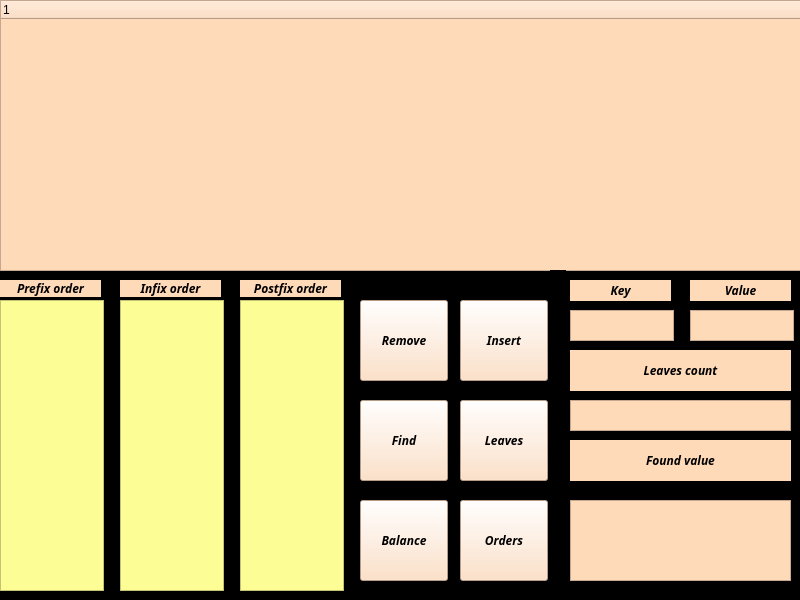
<?xml version="1.0" encoding="UTF-8"?>
<ui version="4.0">
 <class>MainWindow</class>
 <widget class="QMainWindow" name="MainWindow">
  <property name="geometry">
   <rect>
    <x>0</x>
    <y>0</y>
    <width>800</width>
    <height>600</height>
   </rect>
  </property>
  <property name="minimumSize">
   <size>
    <width>800</width>
    <height>600</height>
   </size>
  </property>
  <property name="maximumSize">
   <size>
    <width>800</width>
    <height>600</height>
   </size>
  </property>
  <property name="windowTitle">
   <string>MainWindow</string>
  </property>
  <property name="styleSheet">
   <string notr="true">background-color:black</string>
  </property>
  <widget class="QWidget" name="centralwidget">
   <widget class="QTextBrowser" name="pref">
    <property name="geometry">
     <rect>
      <x>0</x>
      <y>300</y>
      <width>104</width>
      <height>291</height>
     </rect>
    </property>
    <property name="styleSheet">
     <string notr="true">background-color: #FDFD96</string>
    </property>
   </widget>
   <widget class="QLabel" name="label">
    <property name="geometry">
     <rect>
      <x>0</x>
      <y>280</y>
      <width>101</width>
      <height>17</height>
     </rect>
    </property>
    <property name="font">
     <font>
      <family>Waree</family>
      <weight>75</weight>
      <italic>true</italic>
      <bold>true</bold>
     </font>
    </property>
    <property name="styleSheet">
     <string notr="true">background-color: #FFDAB9</string>
    </property>
    <property name="text">
     <string>Prefix order</string>
    </property>
    <property name="alignment">
     <set>Qt::AlignCenter</set>
    </property>
   </widget>
   <widget class="QLabel" name="label_2">
    <property name="geometry">
     <rect>
      <x>120</x>
      <y>280</y>
      <width>101</width>
      <height>17</height>
     </rect>
    </property>
    <property name="font">
     <font>
      <family>Waree</family>
      <weight>75</weight>
      <italic>true</italic>
      <bold>true</bold>
     </font>
    </property>
    <property name="styleSheet">
     <string notr="true">background-color: #FFDAB9</string>
    </property>
    <property name="text">
     <string>Infix order</string>
    </property>
    <property name="alignment">
     <set>Qt::AlignCenter</set>
    </property>
   </widget>
   <widget class="QTextBrowser" name="inf">
    <property name="geometry">
     <rect>
      <x>120</x>
      <y>300</y>
      <width>104</width>
      <height>291</height>
     </rect>
    </property>
    <property name="styleSheet">
     <string notr="true">background-color: #FDFD96</string>
    </property>
   </widget>
   <widget class="QLabel" name="label_3">
    <property name="geometry">
     <rect>
      <x>240</x>
      <y>280</y>
      <width>101</width>
      <height>17</height>
     </rect>
    </property>
    <property name="font">
     <font>
      <family>Waree</family>
      <weight>75</weight>
      <italic>true</italic>
      <bold>true</bold>
     </font>
    </property>
    <property name="styleSheet">
     <string notr="true">background-color: #FFDAB9</string>
    </property>
    <property name="text">
     <string>Postfix order</string>
    </property>
    <property name="alignment">
     <set>Qt::AlignCenter</set>
    </property>
   </widget>
   <widget class="QTextBrowser" name="postf">
    <property name="geometry">
     <rect>
      <x>240</x>
      <y>300</y>
      <width>104</width>
      <height>291</height>
     </rect>
    </property>
    <property name="styleSheet">
     <string notr="true">background-color: #FDFD96</string>
    </property>
   </widget>
   <widget class="QTreeWidget" name="treeWidget">
    <property name="geometry">
     <rect>
      <x>0</x>
      <y>0</y>
      <width>801</width>
      <height>271</height>
     </rect>
    </property>
    <property name="styleSheet">
     <string notr="true">background-color: #FFDAB9</string>
    </property>
    <column>
     <property name="text">
      <string notr="true">1</string>
     </property>
    </column>
   </widget>
   <widget class="QPushButton" name="pushButton">
    <property name="geometry">
     <rect>
      <x>460</x>
      <y>300</y>
      <width>88</width>
      <height>81</height>
     </rect>
    </property>
    <property name="font">
     <font>
      <family>Waree</family>
      <weight>75</weight>
      <italic>true</italic>
      <bold>true</bold>
     </font>
    </property>
    <property name="styleSheet">
     <string notr="true">background-color: #FFDAB9</string>
    </property>
    <property name="text">
     <string>Insert</string>
    </property>
   </widget>
   <widget class="QTextEdit" name="key">
    <property name="geometry">
     <rect>
      <x>570</x>
      <y>310</y>
      <width>104</width>
      <height>31</height>
     </rect>
    </property>
    <property name="styleSheet">
     <string notr="true">background-color: #FFDAB9</string>
    </property>
   </widget>
   <widget class="QTextEdit" name="value">
    <property name="geometry">
     <rect>
      <x>690</x>
      <y>310</y>
      <width>104</width>
      <height>31</height>
     </rect>
    </property>
    <property name="styleSheet">
     <string notr="true">background-color: #FFDAB9</string>
    </property>
   </widget>
   <widget class="QLabel" name="label_4">
    <property name="geometry">
     <rect>
      <x>570</x>
      <y>280</y>
      <width>101</width>
      <height>21</height>
     </rect>
    </property>
    <property name="font">
     <font>
      <family>Waree</family>
      <weight>75</weight>
      <italic>true</italic>
      <bold>true</bold>
     </font>
    </property>
    <property name="styleSheet">
     <string notr="true">background-color: #FFDAB9</string>
    </property>
    <property name="text">
     <string>Key</string>
    </property>
    <property name="alignment">
     <set>Qt::AlignCenter</set>
    </property>
   </widget>
   <widget class="QLabel" name="label_5">
    <property name="geometry">
     <rect>
      <x>690</x>
      <y>280</y>
      <width>101</width>
      <height>21</height>
     </rect>
    </property>
    <property name="font">
     <font>
      <family>Waree</family>
      <weight>75</weight>
      <italic>true</italic>
      <bold>true</bold>
     </font>
    </property>
    <property name="styleSheet">
     <string notr="true">background-color: #FFDAB9</string>
    </property>
    <property name="text">
     <string>Value</string>
    </property>
    <property name="alignment">
     <set>Qt::AlignCenter</set>
    </property>
   </widget>
   <widget class="QPushButton" name="pushButton_2">
    <property name="geometry">
     <rect>
      <x>360</x>
      <y>300</y>
      <width>88</width>
      <height>81</height>
     </rect>
    </property>
    <property name="font">
     <font>
      <family>Waree</family>
      <weight>75</weight>
      <italic>true</italic>
      <bold>true</bold>
     </font>
    </property>
    <property name="styleSheet">
     <string notr="true">background-color: #FFDAB9</string>
    </property>
    <property name="text">
     <string>Remove</string>
    </property>
   </widget>
   <widget class="QPushButton" name="pushButton_3">
    <property name="geometry">
     <rect>
      <x>360</x>
      <y>400</y>
      <width>88</width>
      <height>81</height>
     </rect>
    </property>
    <property name="font">
     <font>
      <family>Waree</family>
      <weight>75</weight>
      <italic>true</italic>
      <bold>true</bold>
     </font>
    </property>
    <property name="styleSheet">
     <string notr="true">background-color: #FFDAB9</string>
    </property>
    <property name="text">
     <string>Find</string>
    </property>
   </widget>
   <widget class="QPushButton" name="pushButton_4">
    <property name="geometry">
     <rect>
      <x>460</x>
      <y>400</y>
      <width>88</width>
      <height>81</height>
     </rect>
    </property>
    <property name="font">
     <font>
      <family>Waree</family>
      <weight>75</weight>
      <italic>true</italic>
      <bold>true</bold>
     </font>
    </property>
    <property name="styleSheet">
     <string notr="true">background-color: #FFDAB9</string>
    </property>
    <property name="text">
     <string>Leaves</string>
    </property>
   </widget>
   <widget class="QPushButton" name="pushButton_5">
    <property name="geometry">
     <rect>
      <x>360</x>
      <y>500</y>
      <width>88</width>
      <height>81</height>
     </rect>
    </property>
    <property name="font">
     <font>
      <family>Waree</family>
      <weight>75</weight>
      <italic>true</italic>
      <bold>true</bold>
     </font>
    </property>
    <property name="styleSheet">
     <string notr="true">background-color: #FFDAB9</string>
    </property>
    <property name="text">
     <string>Balance</string>
    </property>
   </widget>
   <widget class="QPushButton" name="pushButton_6">
    <property name="geometry">
     <rect>
      <x>460</x>
      <y>500</y>
      <width>88</width>
      <height>81</height>
     </rect>
    </property>
    <property name="font">
     <font>
      <family>Waree</family>
      <weight>75</weight>
      <italic>true</italic>
      <bold>true</bold>
     </font>
    </property>
    <property name="styleSheet">
     <string notr="true">background-color: #FFDAB9</string>
    </property>
    <property name="text">
     <string>Orders</string>
    </property>
   </widget>
   <widget class="Line" name="line">
    <property name="geometry">
     <rect>
      <x>550</x>
      <y>270</y>
      <width>16</width>
      <height>330</height>
     </rect>
    </property>
    <property name="orientation">
     <enum>Qt::Vertical</enum>
    </property>
   </widget>
   <widget class="Line" name="line_2">
    <property name="geometry">
     <rect>
      <x>560</x>
      <y>360</y>
      <width>240</width>
      <height>3</height>
     </rect>
    </property>
    <property name="orientation">
     <enum>Qt::Horizontal</enum>
    </property>
   </widget>
   <widget class="QLabel" name="label_6">
    <property name="geometry">
     <rect>
      <x>570</x>
      <y>350</y>
      <width>221</width>
      <height>41</height>
     </rect>
    </property>
    <property name="font">
     <font>
      <family>Waree</family>
      <weight>75</weight>
      <italic>true</italic>
      <bold>true</bold>
     </font>
    </property>
    <property name="styleSheet">
     <string notr="true">background-color: #FFDAB9</string>
    </property>
    <property name="text">
     <string>Leaves count</string>
    </property>
    <property name="alignment">
     <set>Qt::AlignCenter</set>
    </property>
   </widget>
   <widget class="QTextBrowser" name="leaves">
    <property name="geometry">
     <rect>
      <x>570</x>
      <y>400</y>
      <width>221</width>
      <height>31</height>
     </rect>
    </property>
    <property name="styleSheet">
     <string notr="true">background-color: #FFDAB9</string>
    </property>
   </widget>
   <widget class="QTextBrowser" name="fval">
    <property name="geometry">
     <rect>
      <x>570</x>
      <y>500</y>
      <width>221</width>
      <height>81</height>
     </rect>
    </property>
    <property name="styleSheet">
     <string notr="true">background-color: #FFDAB9</string>
    </property>
   </widget>
   <widget class="QLabel" name="label_7">
    <property name="geometry">
     <rect>
      <x>570</x>
      <y>440</y>
      <width>221</width>
      <height>41</height>
     </rect>
    </property>
    <property name="font">
     <font>
      <family>Waree</family>
      <weight>75</weight>
      <italic>true</italic>
      <bold>true</bold>
     </font>
    </property>
    <property name="styleSheet">
     <string notr="true">background-color: #FFDAB9</string>
    </property>
    <property name="text">
     <string>Found value</string>
    </property>
    <property name="alignment">
     <set>Qt::AlignCenter</set>
    </property>
   </widget>
  </widget>
 </widget>
 <resources/>
 <connections/>
</ui>
